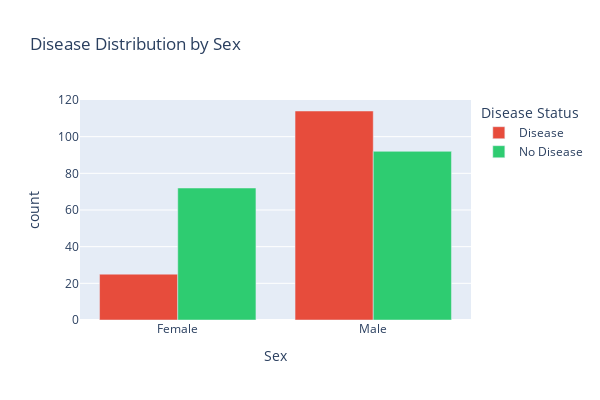

The notebook cell saved with this chart:
### Code cell
# VISUALIZATION 4: Categorical Features Analysis
# Sex distribution by disease status
sex_disease = df_viz.groupby(['sex', 'Disease Status']).size().reset_index(name='count')
sex_disease['Sex'] = sex_disease['sex'].map({0: 'Female', 1: 'Male'})

fig1 = px.bar(sex_disease, x='Sex', y='count', color='Disease Status',
              barmode='group', title='Disease Distribution by Sex',
              color_discrete_map={'No Disease': '#2ecc71', 'Disease': '#e74c3c'})
fig1.update_layout(width=600, height=400)
fig1.show()

### Figure 1 — Plotly figure (JSON) as saved in the notebook; plotly's stock layout.template omitted (floating-point values rounded to 4 significant figures)
{"data": [{"alignmentgroup": "True", "hovertemplate": "Disease Status=Disease<br>Sex=%{x}<br>count=%{y}<extra></extra>", "legendgroup": "Disease", "marker": {"color": "#e74c3c", "pattern": {"shape": ""}}, "name": "Disease", "offsetgroup": "Disease", "orientation": "v", "showlegend": true, "textposition": "auto", "type": "bar", "x": ["Female", "Male"], "xaxis": "x", "y": [25, 114], "yaxis": "y"}, {"alignmentgroup": "True", "hovertemplate": "Disease Status=No Disease<br>Sex=%{x}<br>count=%{y}<extra></extra>", "legendgroup": "No Disease", "marker": {"color": "#2ecc71", "pattern": {"shape": ""}}, "name": "No Disease", "offsetgroup": "No Disease", "orientation": "v", "showlegend": true, "textposition": "auto", "type": "bar", "x": ["Female", "Male"], "xaxis": "x", "y": [72, 92], "yaxis": "y"}], "layout": {"barmode": "group", "height": 400, "legend": {"title": {"text": "Disease Status"}, "tracegroupgap": 0}, "title": {"text": "Disease Distribution by Sex"}, "width": 600, "xaxis": {"anchor": "y", "domain": [0.0, 1.0], "title": {"text": "Sex"}}, "yaxis": {"anchor": "x", "domain": [0.0, 1.0], "title": {"text": "count"}}}}
